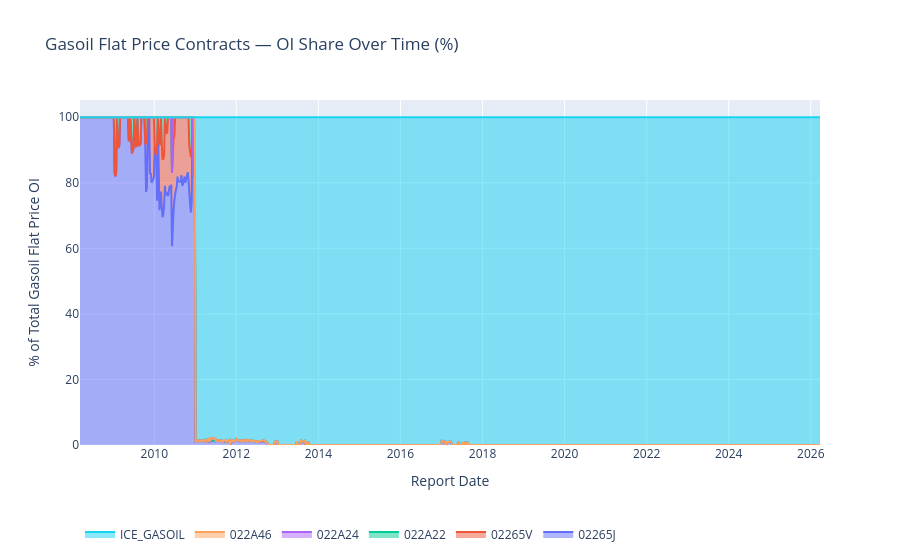

Write notebook code for a chart like this one.
### Markdown cell above
## Open Interest Over Time — Stacked Area (Percentage)

### Code cell
pivot = gasoil.pivot_table(
    index="report_date",
    columns="cftc_contract_market_code",
    values="open_interest_all",
    aggfunc="sum",
).fillna(0)

pct = pivot.div(pivot.sum(axis=1), axis=0) * 100

fig = go.Figure()
for col in pct.columns:
    label = code_labels.get(col, col)
    fig.add_trace(go.Scatter(
        x=pct.index, y=pct[col],
        name=col,
        hovertext=label,
        stackgroup="one",
        groupnorm="percent",
    ))
fig.update_layout(
    title="Gasoil Flat Price Contracts — OI Share Over Time (%)",
    xaxis_title="Report Date",
    yaxis_title="% of Total Gasoil Flat Price OI",
    legend=dict(orientation="h", yanchor="bottom", y=-0.3),
)
fig.show()

### Figure 1 — Plotly figure (JSON) as saved in the notebook; plotly's stock layout.template omitted (floating-point values rounded to 4 significant figures; data arrays with more than 128 entries replaced by an {"elided": "..."} marker saying what was removed)
{"data": [{"groupnorm": "percent", "hovertext": "SING GASOIL SWAP - NEW YORK MERCANTILE EXCHANGE", "name": "02265J", "stackgroup": "one", "type": "scatter", "x": {"elided": "942 str values"}, "y": {"elided": "942 float values"}}, {"groupnorm": "percent", "hovertext": "GASOIL (ICE) SWAP - NEW YORK MERCANTILE EXCHANGE", "name": "02265V", "stackgroup": "one", "type": "scatter", "x": {"elided": "942 str values"}, "y": {"elided": "942 float values"}}, {"groupnorm": "percent", "hovertext": "SING GASOIL BALMO SWAP - NEW YORK MERCANTILE EXCHANGE", "name": "022A22", "stackgroup": "one", "type": "scatter", "x": {"elided": "942 str values"}, "y": {"elided": "942 float values"}}, {"groupnorm": "percent", "hovertext": "GASOIL (ICE) MINI CAL SWAP - NEW YORK MERCANTILE EXCHANGE", "name": "022A24", "stackgroup": "one", "type": "scatter", "x": {"elided": "942 str values"}, "y": {"elided": "942 float values"}}, {"groupnorm": "percent", "hovertext": "GASOIL AVG PRICE OPTIONS - NEW YORK MERCANTILE EXCHANGE", "name": "022A46", "stackgroup": "one", "type": "scatter", "x": {"elided": "942 str values"}, "y": {"elided": "942 float values"}}, {"groupnorm": "percent", "hovertext": "ICE Gasoil Futures - ICE Futures Europe", "name": "ICE_GASOIL", "stackgroup": "one", "type": "scatter", "x": {"elided": "942 str values"}, "y": {"elided": "942 float values"}}], "layout": {"legend": {"orientation": "h", "y": -0.3, "yanchor": "bottom"}, "title": {"text": "Gasoil Flat Price Contracts — OI Share Over Time (%)"}, "xaxis": {"title": {"text": "Report Date"}}, "yaxis": {"title": {"text": "% of Total Gasoil Flat Price OI"}}}}
